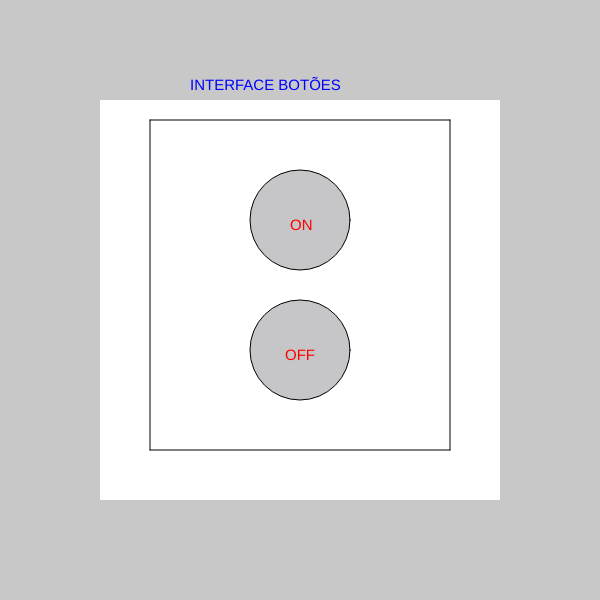
Frame 1 (no input)
Frame 60 (no input): identical to frame 1, image omitted
Frame 120 (the mouse pressed at the canvas centre since frame 60): identical to frame 1, image omitted

The p5.js sketch that drew this single still picture (run headless with seeded random() and noise() and a simulated clock; from frame 60 on, the mouse is pressed at the canvas centre):

// p5.js sketch
// ── sketch.js
//===============================================
//Interface com botões on e off
//Autor: Iury Anderson Fernandes Coelho
//Revisado em: 13/10/2019
//===============================================


tamanhoFonte = 15;
// interface de dois botões 
function setup() {
  createCanvas(600, 600);
  quadrado = createGraphics(400,400);
  textSize(tamanhoFonte);  
 }

function draw() {
   background(200);
   quadrado.background(300);
   quadrado.line(50, 350, 50, 20);
   quadrado.line(50, 350, 350, 350);
   quadrado.line(350, 20, 50, 20);
   quadrado.line(350, 350, 350, 20); 
   quadrado.fill(75, 75, 80, 80);
   quadrado.ellipse(200,250,100,100);
   quadrado.ellipse(200,120,100,100);
   image(quadrado, 100,100);     
   fill(color='blue');   
   text('INTERFACE BOTÕES', 190, 90);
   fill(color='red');   
   text('ON', 290, 230);
   text('OFF', 285, 360);
}
